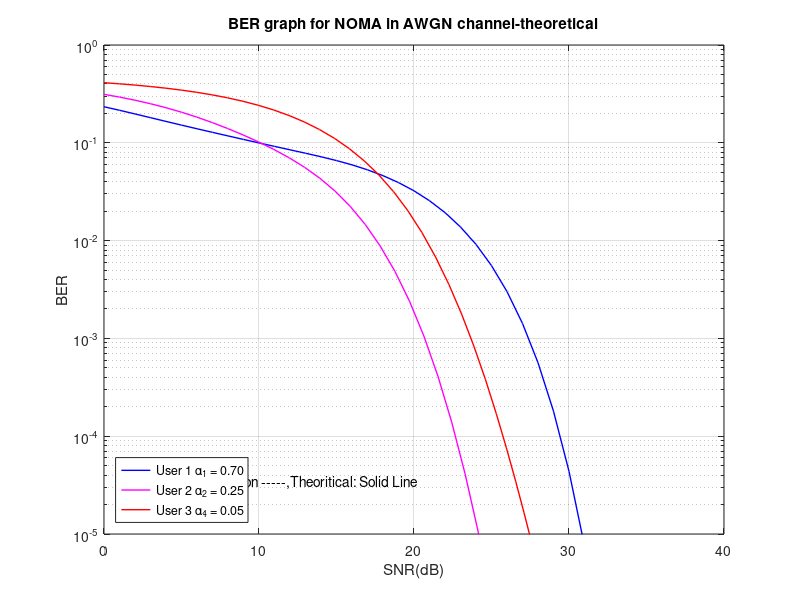

Reproduce this figure in MATLAB.
clear, clc;
P=1;
[a1, a2, a3] = deal(0.70, 0.25, 0.05);
a=[a1, a2, a3];
[A1, A2 ,A3] = deal(sqrt(P*a1),sqrt(P*a2),sqrt(P*a3));
A=[A1, A2 ,A3];
mtx1=[1 1 1;1 -1 1;1 1 -1;1 -1 -1];
mtx2=[1 1;1 -1];
mtx3=1;
M=3;OMEGA=1;zeta=0.001;
[ls1, ls2, ls3]=deal(4, 2, 1);
[sumt1, sumt2,sumt3]=deal(0,0,0);
omega21=OMEGA*zeta*0;
omega22=OMEGA*zeta*0.70;
omega23=OMEGA*zeta*0.95;
SNR = 0:40;
% variance=db2pow(SNR);%error
gamma=10.^(SNR./10);
variance=P./gamma;%error
% gamma0=P./variance;
gamma1=P./(variance + omega21);
gamma2=P./(variance + omega22);
gamma3=P./(variance + omega23);
snr1=pow2db(gamma1);
snr2=pow2db(gamma2);
snr3=pow2db(gamma3);
% correct power
for h =1:M 
        mtx1(:,h)=mtx1(:,h)*A(h);
end
for h =1:M-1 
        mtx2(:,h)=mtx2(:,h)*A(h+1);
end
mtx3=A(3)*mtx3;
% Summation Error
for j=1:ls1
    Y=mtx1(j,:);
    beta=sum(Y)/sqrt(P);
    betasic=beta.*sqrt(P./(P+gamma1.*omega21));
    sumt1=sumt1+qfunc(betasic.*sqrt(gamma1));
end
for j=1:ls2
   Y=mtx2(j,:);
   beta=sum(Y)/sqrt(P);
   betasic=beta.*sqrt(P./(P+gamma2.*omega22));
   sumt2=sumt2+qfunc(betasic.*sqrt(gamma2));
end
Y=mtx3;
beta=sum(Y)/sqrt(P);
betasic=beta.*sqrt(P./(P+gamma3.*omega23));
sumt3=sumt3+qfunc(betasic.*sqrt(gamma3));
% Plot
k1=1/ls1 * sumt1;
k2=1/ls2 * sumt2;
k3=1/ls3 * sumt3;
figure(2)
colorstring = 'bmr';
semilogy(snr1,k1,'-','Color', colorstring(1),'LineWidth',1),hold on;grid on;
ylim([10^(-5) 1]);xlim([0 inf])
semilogy(snr2,k2,'-','Color', colorstring(2),'LineWidth',1)
semilogy(snr3,k3,'-','Color', colorstring(3),'LineWidth',1)
legend('User 1 \alpha_1 = 0.70','User 2 \alpha_2 = 0.25','User 3 \alpha_4 = 0.05','Location','southwest');
txt1 = 'Simulation -----,Theoritical: Solid Line';
text(6,3.43e-05,txt1)
title('BER graph for NOMA in AWGN channel-theoretical');
xlabel('SNR(dB)');
ylabel('BER');